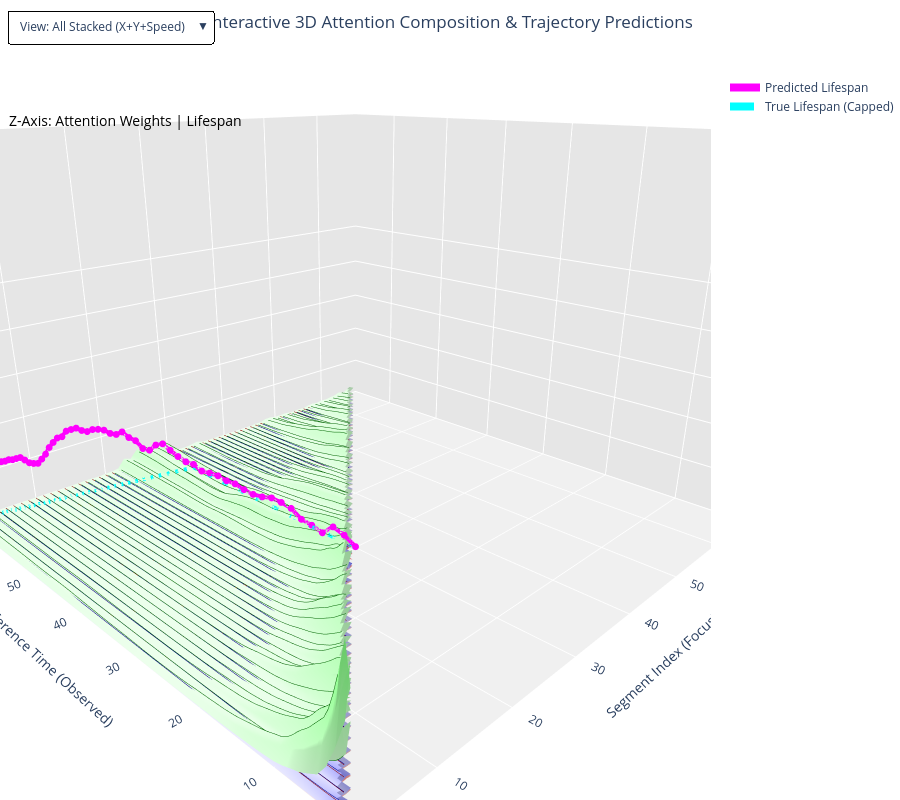

Source (notebook cell):
### Code cell
import plotly.graph_objects as go
import numpy as np

# 1. Build the full attention matrix and the feature-specific weights matrix
S_matrix = np.zeros((T_actual, T_actual))
V_matrix = np.zeros((T_actual, T_actual, 3))

for t in range(T_actual):
    s_W = np.atleast_1d(s_weights_cpu[t])
    v_W = np.atleast_2d(v_weights_cpu[t])
    length = len(s_W)
    
    # Store global segment attention
    S_matrix[t, :length] = s_W
    # Store the 3 variants' attention (X, Y, Speed) per segment
    V_matrix[t, :length, :] = v_W[:length, :]

# 2. Decompose the total attention into its X, Y, and Speed components
Attn_X     = S_matrix * V_matrix[:, :, 0]
Attn_Y     = S_matrix * V_matrix[:, :, 1]
Attn_Speed = S_matrix * V_matrix[:, :, 2]

# Mask unobserved segments with NaN to hide them completely (so 0s aren't displayed)
mask = (S_matrix == 0)
Attn_X[mask] = np.nan
Attn_Y[mask] = np.nan
Attn_Speed[mask] = np.nan

# Stacking them so they build up to the total attention on the Z-axis
Z1 = Attn_X
Z2 = Z1 + Attn_Y
Z3 = Z2 + Attn_Speed

x_seg = np.arange(1, T_actual + 1)
y_time = np.arange(1, T_actual + 1)

# Prepare custom text array for unified hover tooltips
# Using a 2D numpy text matrix and purely 'text' hoverinfo to bypass WebGL template limitations
hover_text_array = np.empty((T_actual, T_actual), dtype=object)
for i in range(T_actual): # y_time is row index
    for j in range(T_actual): # x_seg is col index
        if mask[i, j]:
            hover_text_array[i, j] = ""
        else:
            tot = Z3[i, j]
            x_v = Z1[i, j]
            y_v = Z2[i, j] - Z1[i, j]
            s_v = Z3[i, j] - Z2[i, j]
            hover_text_array[i, j] = (
                f"<b>Time observed:</b> {i+1}<br>"
                f"<b>Segment focus:</b> {j+1}<br>"
                f"<b>Total Attn:</b> {tot:.5f}<br>"
                f"➡ X Attn: {x_v:.5f}<br>"
                f"➡ Y Attn: {y_v:.5f}<br>"
                f"➡ Speed Attn: {s_v:.5f}"
            )

# 3. Create interactive figure
fig = go.Figure()

# To make the composition clearly visible, we'll plot them as solid blocks 
# by making the surfaces fully opaque but brightly colored and using dense constant-X contours.

# Base layer: X Component (Red)
fig.add_trace(go.Surface(
    z=Z1, x=x_seg, y=y_time, 
    name='1. X Attn', colorscale=[[0, 'rgb(255,220,220)'], [1, 'rgb(255,50,50)']], 
    showscale=False, opacity=1.0,
    text=hover_text_array, hoverinfo='text',
    contours=dict(
        x=dict(show=True, start=1, end=T_actual, size=1, color='darkred', width=1.5, highlightcolor='red'),
        y=dict(show=False),
        z=dict(show=False)
    )
))

# Middle layer: X + Y Components (Blue)
fig.add_trace(go.Surface(
    z=Z2, x=x_seg, y=y_time, 
    surfacecolor=Z2 - Z1, # Color only by the Y magnitude so the blue pops based on its own thickness
    name='2. + Y Attn', colorscale=[[0, 'rgb(220,220,255)'], [1, 'rgb(50,50,255)']], 
    showscale=False, opacity=1.0,
    text=hover_text_array, hoverinfo='text',
    contours=dict(
        x=dict(show=True, start=1, end=T_actual, size=1, color='darkblue', width=1.5, highlightcolor='blue'),
        y=dict(show=False),
        z=dict(show=False)
    )
))

# Top layer: Total (X + Y + Speed) (Green)
fig.add_trace(go.Surface(
    z=Z3, x=x_seg, y=y_time, 
    surfacecolor=Z3 - Z2, # Color only by the Speed magnitude so green pops based on its own thickness
    name='3. + Speed (Total)', colorscale=[[0, 'rgb(220,255,220)'], [1, 'rgb(50,255,50)']], 
    showscale=False, opacity=1.0,
    text=hover_text_array, hoverinfo='text',
    contours=dict(
        x=dict(show=True, start=1, end=T_actual, size=1, color='darkgreen', width=1.5, highlightcolor='green'), 
        y=dict(show=False),
        z=dict(show=False)
    )
))

# 4. Predictions on the "back wall"
max_attn = np.nanmax(Z3)
# Max[pred, truncated lifespan] with a small rounding margin to the nearest 10
max_raw_val = max(np.max(predictions), np.max(true_objective))
max_val = np.ceil(max_raw_val / 10) * 10
if max_val == 0:
    max_val = 50.0

# Ensure Max[pred, truncated lifespan] == weight of 1
scaling_factor = 1.0 / max_val

scaled_preds = np.array(predictions) * scaling_factor
scaled_trues = np.array(true_objective) * scaling_factor

x_wall = np.full(T_actual, 1)  # Changed from T_actual to 1 to move to opposite wall

fig.add_trace(go.Scatter3d(
    x=x_wall, y=y_time, z=scaled_preds,
    mode='lines+markers', line=dict(color='magenta', width=8), marker=dict(size=4, color='magenta'),
    name='Predicted Lifespan',
    text=predictions, hovertemplate="<b>Predicted Lifespan:</b> %{text:.1f} years<extra></extra>"
))
fig.add_trace(go.Scatter3d(
    x=x_wall, y=y_time, z=scaled_trues,
    mode='lines', line=dict(color='cyan', width=8, dash='dash'),
    name='True Lifespan (Capped)',
    text=true_objective, hovertemplate="<b>True Lifespan:</b> %{text:.1f} years<extra></extra>"
))

# Set a better default viewing angle (zoom in more)
camera = dict(
    up=dict(x=0, y=0, z=1),
    center=dict(x=0, y=0, z=-0.2), # shift center down to look more 'into' the plot
    eye=dict(x=-1.2, y=-1.2, z=0.5) # Zoomed in closer, lower angle
)

# Generate custom tick text labels for the Z-axis so it explicitly shows BOTH original scales
# We pick a set of round reference points for 'Years' (Lifespan) and calculate where they fall.
num_ticks = 6
y_ref_step = max_val / (num_ticks - 1)
tick_vals = []
tick_texts = []

for i in range(num_ticks):
    y_val = i * y_ref_step
    z_phys = y_val * scaling_factor
    tick_vals.append(z_phys)
    
    # We display both the raw physical Z value (Weight) AND the Lifespan (Years) it represents
    # Adding unicode non-breaking spaces at the end to push the labels physically further left from the 3D data wall
    tick_texts.append(f"{z_phys:.1f} W.  |  {int(y_val)} yrs" + "\u00A0" * 8)

# 5. Add interactive dropdown to select variable combinations dynamically.
# Note: traces order -> 0: X, 1: Y, 2: Speed, 3: Predicted Line, 4: True Line
# We explicitly rewrite the Z layers on update so that isolated isolated drop to rest on Z=0
# without superposition floating in mid-air!
z_all = [Attn_X, Attn_X + Attn_Y, Attn_X + Attn_Y + Attn_Speed, scaled_preds, scaled_trues]
z_x   = [Attn_X, Attn_Y, Attn_Speed, scaled_preds, scaled_trues]
z_y   = [Attn_X, Attn_Y, Attn_Speed, scaled_preds, scaled_trues]
z_s   = [Attn_X, Attn_Y, Attn_Speed, scaled_preds, scaled_trues]
z_xy  = [Attn_X, Attn_X + Attn_Y, Attn_Speed, scaled_preds, scaled_trues]
z_xs  = [Attn_X, Attn_Y, Attn_X + Attn_Speed, scaled_preds, scaled_trues]
z_ys  = [Attn_X, Attn_Y, Attn_Y + Attn_Speed, scaled_preds, scaled_trues]

updatemenus = [dict(
    type="dropdown",
    direction="down",
    x=0.01,
    y=1.1,
    xanchor='left',
    yanchor='top',
    buttons=list([
        dict(label="View: All Stacked (X+Y+Speed)", method="update",
             args=[{"visible": [True, True, True, True, True], "z": z_all},
                   {"title": "Composition: All Connected Features Stacked"}]),
        dict(label="View: X Only", method="update",
             args=[{"visible": [True, False, False, True, True], "z": z_x},
                   {"title": "Isolated: X Attention (Resting on 0)"}]),
        dict(label="View: Y Only", method="update",
             args=[{"visible": [False, True, False, True, True], "z": z_y},
                   {"title": "Isolated: Y Attention (Resting on 0)"}]),
        dict(label="View: Speed Only", method="update",
             args=[{"visible": [False, False, True, True, True], "z": z_s},
                   {"title": "Isolated: Speed Attention (Resting on 0)"}]),
        dict(label="View: X + Y Stacked", method="update",
             args=[{"visible": [True, True, False, True, True], "z": z_xy},
                   {"title": "Combination: X + Y Stacked"}]),
        dict(label="View: X + Speed", method="update",
             args=[{"visible": [True, False, True, True, True], "z": z_xs},
                   {"title": "Combination: X + Speed Stacked"}]),
        dict(label="View: Y + Speed", method="update",
             args=[{"visible": [False, True, True, True, True], "z": z_ys},
                   {"title": "Combination: Y + Speed Stacked"}])
    ]),
    pad={"r": 10, "t": 10},
    showactive=True,
    bgcolor="white",
    bordercolor="black"
)]

# 6. Fine-tune layout for optimal view
fig.update_layout(
    title=dict(text='Interactive 3D Attention Composition & Trajectory Predictions', x=0.5, y=0.98),
    updatemenus=updatemenus,
    annotations=[
        dict(
            x=0.01,
            y=0.95,
            text="Z-Axis: Attention Weights | Lifespan",
            xref="paper",
            yref="paper",
            showarrow=False,
            font=dict(size=14, color="black"),
            align="left"
        )
    ],
    scene=dict(
        xaxis_title='Segment Index (Focus)',
        yaxis_title='Inference Time (Observed)',
        zaxis_title='', # Explicitly set to empty to override the default "z"
        xaxis=dict(range=[1, T_actual], backgroundcolor="rgb(230, 230, 230)", gridcolor="white", showbackground=True),
        yaxis=dict(range=[1, T_actual], backgroundcolor="rgb(230, 230, 230)", gridcolor="white", showbackground=True),
        zaxis=dict(
            range=[0, max_attn * 1.6], 
            backgroundcolor="rgb(240, 240, 240)", 
            gridcolor="white", 
            showbackground=True,
            # Force the Z-axis labels to display both Attention Weight and back-calculated Years!
            tickmode='array',
            tickvals=tick_vals,
            ticktext=tick_texts
        ),
        aspectratio=dict(x=1.2, y=1.2, z=0.8), # Stretch the X and Y axes out to give the blocks more physical room
        camera=camera
    ),
    autosize=True, # Allow it to fill the entire notebook cell dynamically
    height=800,
    margin=dict(l=0, r=0, b=0, t=60), # Keep absolute zero margins around the 3D bounds
    paper_bgcolor='white',
    plot_bgcolor='white'
)

fig.show()

### Figure 1 — Plotly figure (JSON) as saved in the notebook; plotly's stock layout.template omitted (floating-point values rounded to 4 significant figures; data arrays with more than 128 entries replaced by an {"elided": "..."} marker saying what was removed)
{"data": [{"colorscale": [[0, "rgb(255,220,220)"], [1, "rgb(255,50,50)"]], "contours": {"x": {"color": "darkred", "end": 68, "highlightcolor": "red", "show": true, "size": 1, "start": 1, "width": 1.5}, "y": {"show": false}, "z": {"show": false}}, "hoverinfo": "text", "name": "1. X Attn", "opacity": 1, "showscale": false, "text": {"elided": "68x68 str values"}, "type": "surface", "x": [1, 2, 3, 4, 5, 6, 7, 8, 9, 10, 11, 12, 13, 14, 15, 16, 17, 18, 19, 20, 21, 22, 23, 24, 25, 26, 27, 28, 29, 30, 31, 32, 33, 34, 35, 36, 37, 38, 39, 40, 41, 42, 43, 44, 45, 46, 47, 48, 49, 50, 51, 52, 53, 54, 55, 56, 57, 58, 59, 60, 61, 62, 63, 64, 65, 66, 67, 68], "y": [1, 2, 3, 4, 5, 6, 7, 8, 9, 10, 11, 12, 13, 14, 15, 16, 17, 18, 19, 20, 21, 22, 23, 24, 25, 26, 27, 28, 29, 30, 31, 32, 33, 34, 35, 36, 37, 38, 39, 40, 41, 42, 43, 44, 45, 46, 47, 48, 49, 50, 51, 52, 53, 54, 55, 56, 57, 58, 59, 60, 61, 62, 63, 64, 65, 66, 67, 68], "z": {"elided": "68x68 float values"}}, {"colorscale": [[0, "rgb(220,220,255)"], [1, "rgb(50,50,255)"]], "contours": {"x": {"color": "darkblue", "end": 68, "highlightcolor": "blue", "show": true, "size": 1, "start": 1, "width": 1.5}, "y": {"show": false}, "z": {"show": false}}, "hoverinfo": "text", "name": "2. + Y Attn", "opacity": 1, "showscale": false, "surfacecolor": {"elided": "68x68 float values"}, "text": {"elided": "68x68 str values"}, "type": "surface", "x": [1, 2, 3, 4, 5, 6, 7, 8, 9, 10, 11, 12, 13, 14, 15, 16, 17, 18, 19, 20, 21, 22, 23, 24, 25, 26, 27, 28, 29, 30, 31, 32, 33, 34, 35, 36, 37, 38, 39, 40, 41, 42, 43, 44, 45, 46, 47, 48, 49, 50, 51, 52, 53, 54, 55, 56, 57, 58, 59, 60, 61, 62, 63, 64, 65, 66, 67, 68], "y": [1, 2, 3, 4, 5, 6, 7, 8, 9, 10, 11, 12, 13, 14, 15, 16, 17, 18, 19, 20, 21, 22, 23, 24, 25, 26, 27, 28, 29, 30, 31, 32, 33, 34, 35, 36, 37, 38, 39, 40, 41, 42, 43, 44, 45, 46, 47, 48, 49, 50, 51, 52, 53, 54, 55, 56, 57, 58, 59, 60, 61, 62, 63, 64, 65, 66, 67, 68], "z": {"elided": "68x68 float values"}}, {"colorscale": [[0, "rgb(220,255,220)"], [1, "rgb(50,255,50)"]], "contours": {"x": {"color": "darkgreen", "end": 68, "highlightcolor": "green", "show": true, "size": 1, "start": 1, "width": 1.5}, "y": {"show": false}, "z": {"show": false}}, "hoverinfo": "text", "name": "3. + Speed (Total)", "opacity": 1, "showscale": false, "surfacecolor": {"elided": "68x68 float values"}, "text": {"elided": "68x68 str values"}, "type": "surface", "x": [1, 2, 3, 4, 5, 6, 7, 8, 9, 10, 11, 12, 13, 14, 15, 16, 17, 18, 19, 20, 21, 22, 23, 24, 25, 26, 27, 28, 29, 30, 31, 32, 33, 34, 35, 36, 37, 38, 39, 40, 41, 42, 43, 44, 45, 46, 47, 48, 49, 50, 51, 52, 53, 54, 55, 56, 57, 58, 59, 60, 61, 62, 63, 64, 65, 66, 67, 68], "y": [1, 2, 3, 4, 5, 6, 7, 8, 9, 10, 11, 12, 13, 14, 15, 16, 17, 18, 19, 20, 21, 22, 23, 24, 25, 26, 27, 28, 29, 30, 31, 32, 33, 34, 35, 36, 37, 38, 39, 40, 41, 42, 43, 44, 45, 46, 47, 48, 49, 50, 51, 52, 53, 54, 55, 56, 57, 58, 59, 60, 61, 62, 63, 64, 65, 66, 67, 68], "z": {"elided": "68x68 float values"}}, {"hovertemplate": "<b>Predicted Lifespan:</b> %{text:.1f} years<extra></extra>", "line": {"color": "magenta", "width": 8}, "marker": {"color": "magenta", "size": 4}, "mode": "lines+markers", "name": "Predicted Lifespan", "text": ["50.24008750915527", "51.13314986228943", "51.55946612358093", "49.82960224151611", "50.18259882926941", "50.31028389930725", "51.253509521484375", "51.421380043029785", "51.389080286026", "50.803470611572266", "50.46466588973999", "50.506436824798584", "50.73949098587036", "50.54119825363159", "50.67015886306763", "50.430119037628174", "50.077664852142334", "50.54934024810791", "50.32681226730347", "50.57739019393921", "51.03049874305725", "51.53526067733765", "50.67223906517029", "49.07938241958618", "48.73587489128113", "49.559298157691956", "49.52835738658905", "49.962687492370605", "48.8614022731781", "48.44125509262085", "48.46409559249878", "48.00616502761841", "47.354212403297424", "46.328502893447876", "45.93254327774048", "45.8033412694931", "44.90737318992615", "43.95439922809601", "42.15464890003204", "41.252291202545166", "39.64746296405792", "37.90326118469238", "35.74213981628418", "33.974313735961914", "32.331302762031555", "31.61444365978241", "31.086745858192444", "31.063920259475708", "30.98074495792389", "30.075940489768982", "29.126250743865967", "28.449130058288574", "27.417200803756714", "26.6152024269104", "25.691136717796326", "24.319912493228912", "23.624910414218903", "22.74906635284424", "21.82459980249405", "20.711316168308258", "19.35916543006897", "18.01982969045639", "16.86282902956009", "16.210615634918213", "15.38703441619873", "14.475849270820618", "14.523497223854065", "13.785383105278015"], "type": "scatter3d", "x": [1, 1, 1, 1, 1, 1, 1, 1, 1, 1, 1, 1, 1, 1, 1, 1, 1, 1, 1, 1, 1, 1, 1, 1, 1, 1, 1, 1, 1, 1, 1, 1, 1, 1, 1, 1, 1, 1, 1, 1, 1, 1, 1, 1, 1, 1, 1, 1, 1, 1, 1, 1, 1, 1, 1, 1, 1, 1, 1, 1, 1, 1, 1, 1, 1, 1, 1, 1], "y": [1, 2, 3, 4, 5, 6, 7, 8, 9, 10, 11, 12, 13, 14, 15, 16, 17, 18, 19, 20, 21, 22, 23, 24, 25, 26, 27, 28, 29, 30, 31, 32, 33, 34, 35, 36, 37, 38, 39, 40, 41, 42, 43, 44, 45, 46, 47, 48, 49, 50, 51, 52, 53, 54, 55, 56, 57, 58, 59, 60, 61, 62, 63, 64, 65, 66, 67, 68], "z": [0.8373, 0.8522, 0.8593, 0.8305, 0.8364, 0.8385, 0.8542, 0.857, 0.8565, 0.8467, 0.8411, 0.8418, 0.8457, 0.8424, 0.8445, 0.8405, 0.8346, 0.8425, 0.8388, 0.843, 0.8505, 0.8589, 0.8445, 0.818, 0.8123, 0.826, 0.8255, 0.8327, 0.8144, 0.8074, 0.8077, 0.8001, 0.7892, 0.7721, 0.7655, 0.7634, 0.7485, 0.7326, 0.7026, 0.6875, 0.6608, 0.6317, 0.5957, 0.5662, 0.5389, 0.5269, 0.5181, 0.5177, 0.5163, 0.5013, 0.4854, 0.4742, 0.457, 0.4436, 0.4282, 0.4053, 0.3937, 0.3792, 0.3637, 0.3452, 0.3227, 0.3003, 0.281, 0.2702, 0.2565, 0.2413, 0.2421, 0.2298]}, {"hovertemplate": "<b>True Lifespan:</b> %{text:.1f} years<extra></extra>", "line": {"color": "cyan", "dash": "dash", "width": 8}, "mode": "lines", "name": "True Lifespan (Capped)", "text": ["50", "50", "50", "50", "50", "50", "50", "50", "50", "50", "50", "50", "50", "50", "50", "50", "50", "50.0", "49.0", "48.0", "47.0", "46.0", "45.0", "44.0", "43.0", "42.0", "41.0", "40.0", "39.0", "38.0", "37.0", "36.0", "35.0", "34.0", "33.0", "32.0", "31.0", "30.0", "29.0", "28.0", "27.0", "26.0", "25.0", "24.0", "23.0", "22.0", "21.0", "20.0", "19.0", "18.0", "17.0", "16.0", "15.0", "14.0", "13.0", "12.0", "11.0", "10.0", "9.0", "8.0", "7.0", "6.0", "5.0", "4.0", "3.0", "2.0", "1.0", "0.0"], "type": "scatter3d", "x": [1, 1, 1, 1, 1, 1, 1, 1, 1, 1, 1, 1, 1, 1, 1, 1, 1, 1, 1, 1, 1, 1, 1, 1, 1, 1, 1, 1, 1, 1, 1, 1, 1, 1, 1, 1, 1, 1, 1, 1, 1, 1, 1, 1, 1, 1, 1, 1, 1, 1, 1, 1, 1, 1, 1, 1, 1, 1, 1, 1, 1, 1, 1, 1, 1, 1, 1, 1], "y": [1, 2, 3, 4, 5, 6, 7, 8, 9, 10, 11, 12, 13, 14, 15, 16, 17, 18, 19, 20, 21, 22, 23, 24, 25, 26, 27, 28, 29, 30, 31, 32, 33, 34, 35, 36, 37, 38, 39, 40, 41, 42, 43, 44, 45, 46, 47, 48, 49, 50, 51, 52, 53, 54, 55, 56, 57, 58, 59, 60, 61, 62, 63, 64, 65, 66, 67, 68], "z": [0.8333, 0.8333, 0.8333, 0.8333, 0.8333, 0.8333, 0.8333, 0.8333, 0.8333, 0.8333, 0.8333, 0.8333, 0.8333, 0.8333, 0.8333, 0.8333, 0.8333, 0.8333, 0.8167, 0.8, 0.7833, 0.7667, 0.75, 0.7333, 0.7167, 0.7, 0.6833, 0.6667, 0.65, 0.6333, 0.6167, 0.6, 0.5833, 0.5667, 0.55, 0.5333, 0.5167, 0.5, 0.4833, 0.4667, 0.45, 0.4333, 0.4167, 0.4, 0.3833, 0.3667, 0.35, 0.3333, 0.3167, 0.3, 0.2833, 0.2667, 0.25, 0.2333, 0.2167, 0.2, 0.1833, 0.1667, 0.15, 0.1333, 0.1167, 0.1, 0.08333, 0.06667, 0.05, 0.03333, 0.01667, 0.0]}], "layout": {"annotations": [{"align": "left", "font": {"color": "black", "size": 14}, "showarrow": false, "text": "Z-Axis: Attention Weights | Lifespan", "x": 0.01, "xref": "paper", "y": 0.95, "yref": "paper"}], "autosize": true, "height": 800, "margin": {"b": 0, "l": 0, "r": 0, "t": 60}, "paper_bgcolor": "white", "plot_bgcolor": "white", "scene": {"aspectratio": {"x": 1.2, "y": 1.2, "z": 0.8}, "camera": {"center": {"x": 0, "y": 0, "z": -0.2}, "eye": {"x": -1.2, "y": -1.2, "z": 0.5}, "up": {"x": 0, "y": 0, "z": 1}}, "xaxis": {"backgroundcolor": "rgb(230, 230, 230)", "gridcolor": "white", "range": [1, 68], "showbackground": true, "title": {"text": "Segment Index (Focus)"}}, "yaxis": {"backgroundcolor": "rgb(230, 230, 230)", "gridcolor": "white", "range": [1, 68], "showbackground": true, "title": {"text": "Inference Time (Observed)"}}, "zaxis": {"backgroundcolor": "rgb(240, 240, 240)", "gridcolor": "white", "range": [0, 1.6], "showbackground": true, "tickmode": "array", "ticktext": ["0.0 W.  |  0 yrs        ", "0.2 W.  |  12 yrs        ", "0.4 W.  |  24 yrs        ", "0.6 W.  |  36 yrs        ", "0.8 W.  |  48 yrs        ", "1.0 W.  |  60 yrs        "], "tickvals": [0, 0.2, 0.4, 0.6, 0.8, 1], "title": {"text": ""}}}, "title": {"text": "Interactive 3D Attention Composition & Trajectory Predictions", "x": 0.5, "y": 0.98}, "updatemenus": [{"bgcolor": "white", "bordercolor": "black", "buttons": [{"args": [{"visible": [true, true, true, true, true], "z": {"elided": "5 rows, 14008 float values in total"}}, {"title": "Composition: All Connected Features Stacked"}], "label": "View: All Stacked (X+Y+Speed)", "method": "update"}, {"args": [{"visible": [true, false, false, true, true], "z": {"elided": "5 rows, 14008 float values in total"}}, {"title": "Isolated: X Attention (Resting on 0)"}], "label": "View: X Only", "method": "update"}, {"args": [{"visible": [false, true, false, true, true], "z": {"elided": "5 rows, 14008 float values in total"}}, {"title": "Isolated: Y Attention (Resting on 0)"}], "label": "View: Y Only", "method": "update"}, {"args": [{"visible": [false, false, true, true, true], "z": {"elided": "5 rows, 14008 float values in total"}}, {"title": "Isolated: Speed Attention (Resting on 0)"}], "label": "View: Speed Only", "method": "update"}, {"args": [{"visible": [true, true, false, true, true], "z": {"elided": "5 rows, 14008 float values in total"}}, {"title": "Combination: X + Y Stacked"}], "label": "View: X + Y Stacked", "method": "update"}, {"args": [{"visible": [true, false, true, true, true], "z": {"elided": "5 rows, 14008 float values in total"}}, {"title": "Combination: X + Speed Stacked"}], "label": "View: X + Speed", "method": "update"}, {"args": [{"visible": [false, true, true, true, true], "z": {"elided": "5 rows, 14008 float values in total"}}, {"title": "Combination: Y + Speed Stacked"}], "label": "View: Y + Speed", "method": "update"}], "direction": "down", "pad": {"r": 10, "t": 10}, "showactive": true, "type": "dropdown", "x": 0.01, "xanchor": "left", "y": 1.1, "yanchor": "top"}]}}
